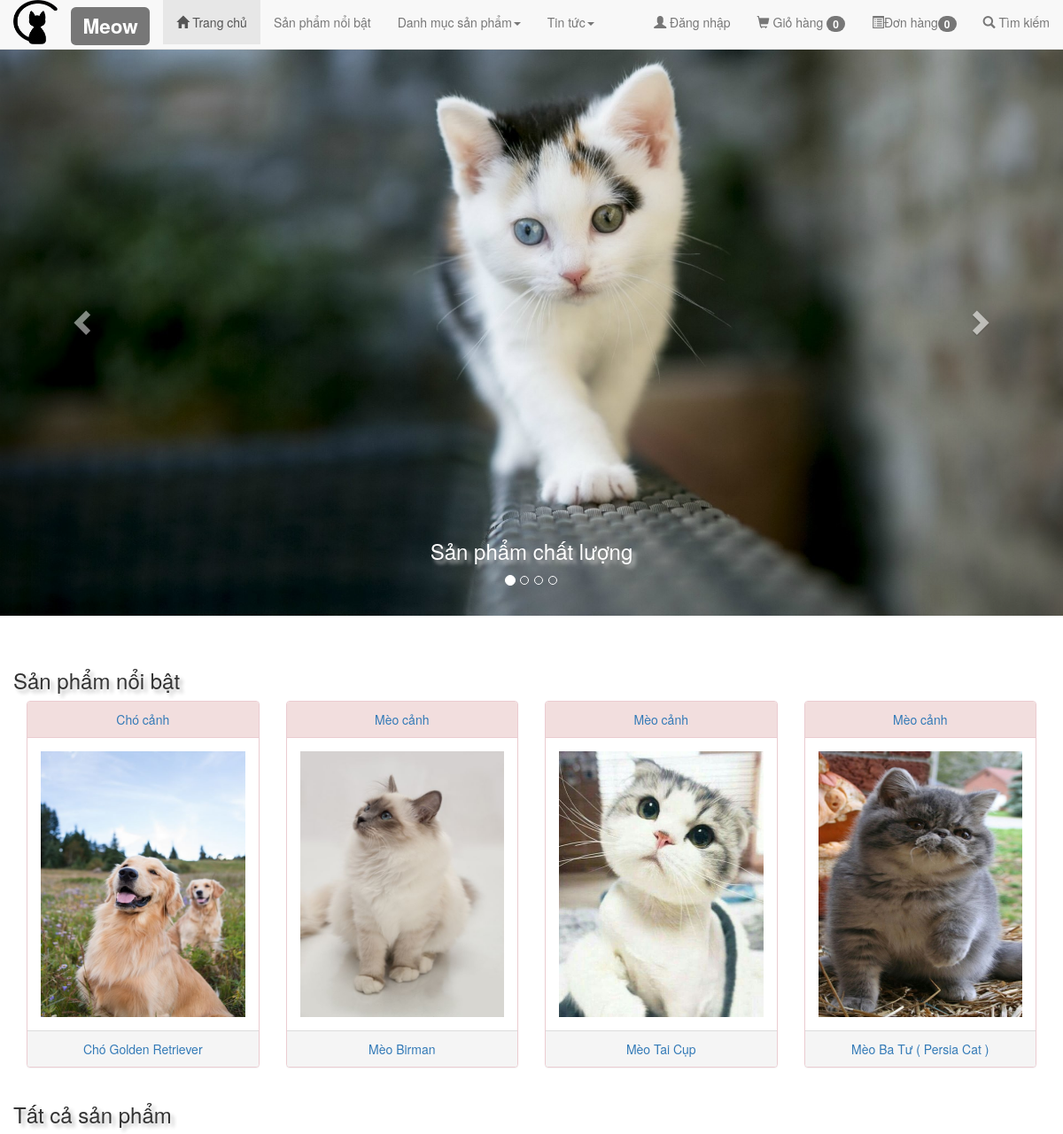
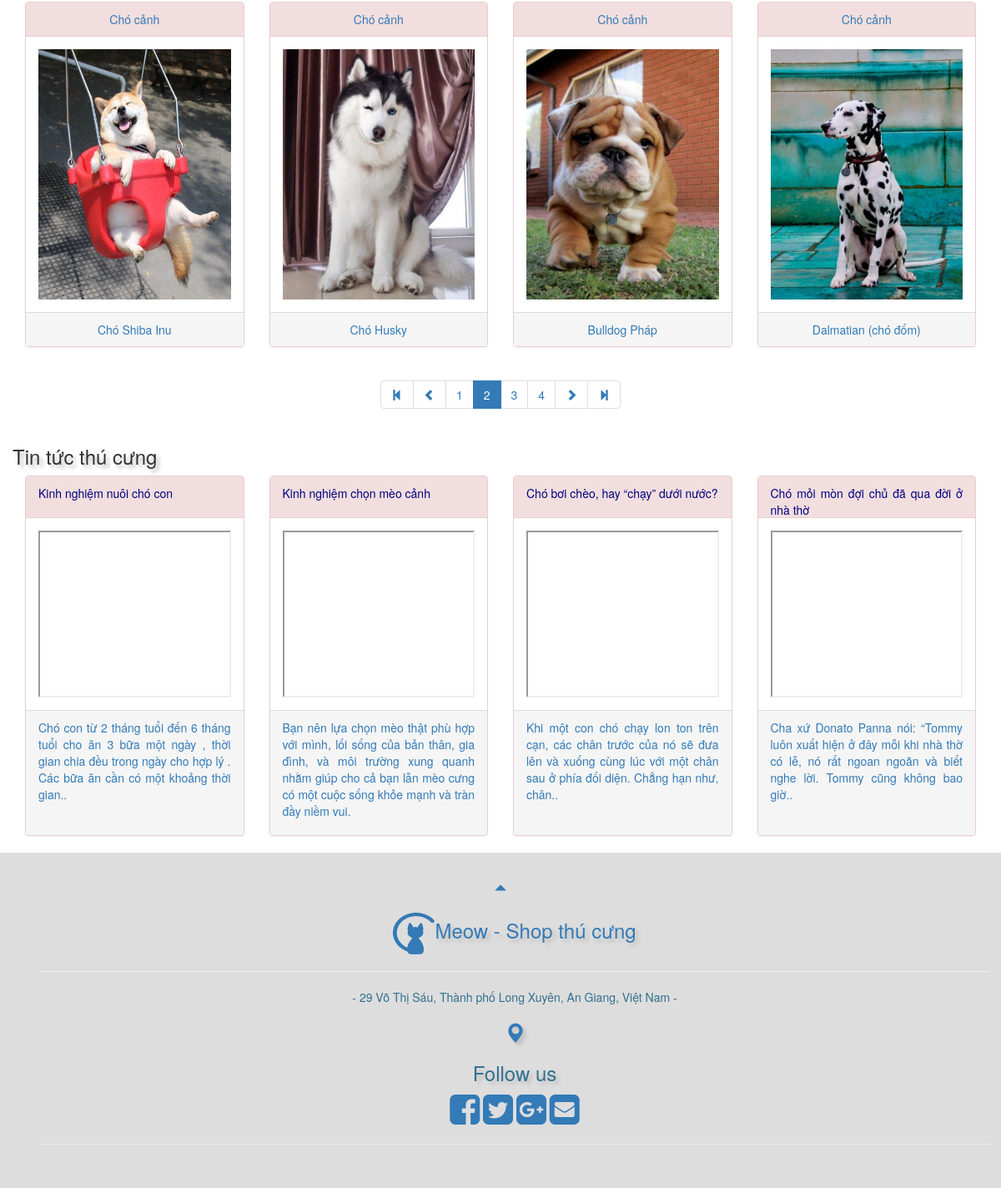
Screenshot of /?trang=2 with the database file from the repository (2 pictures, top to bottom).
### tables this page shows
CREATE TABLE `mathang` (
  `mahang` int(11) NOT NULL,
  `tenhang` varchar(255) NOT NULL,
  `mota` text NOT NULL,
  `giaban` decimal(10,0) NOT NULL,
  `soluong` int(11) NOT NULL DEFAULT '0',
  `hinhanh` varchar(255) NOT NULL DEFAULT '0',
  `luotxem` int(11) NOT NULL,
  `luotmua` int(11) NOT NULL,
  `madm` int(11) NOT NULL,
  `ngaythem` timestamp NOT NULL DEFAULT CURRENT_TIMESTAMP ON UPDATE CURRENT_TIMESTAMP,
  `ngaycapnhat` timestamp NOT NULL DEFAULT '0000-00-00 00:00:00'
);

CREATE TABLE `danhmuc` (
  `madm` int(11) NOT NULL,
  `tendm` varchar(50) NOT NULL
);

CREATE TABLE `baiviet` (
  `mabv` int(11) NOT NULL,
  `tieude` varchar(255) NOT NULL,
  `tomtat` text NOT NULL,
  `noidung` text NOT NULL,
  `ngaydang` timestamp NOT NULL DEFAULT CURRENT_TIMESTAMP ON UPDATE CURRENT_TIMESTAMP,
  `macd` int(11) NOT NULL,
  `mand` int(11) NOT NULL,
  `luotxem` int(11) NOT NULL,
  `quantrong` tinyint(4) NOT NULL,
  `kichhoat` tinyint(4) NOT NULL,
  `video` varchar(255) DEFAULT NULL
);

### public/model/mathang.php (called while the page is built, shortened)
<?php
class MATHANG_DB{
    public function demtongsomathang(){
        $dbcon = DATABASE::taoketnoi();
        try{
            $sql = "SELECT COUNT(*) FROM mathang";
            $cmd = $dbcon->prepare($sql);
            $cmd->execute();
            $ketqua = $cmd->fetchColumn();
            return $ketqua;
        }
        catch(PDOException $e){
            $error_message = $e->getMessage();
            include("../view/error.php");
            exit();
        }
    }
    public function laymathangnoibat(){
        $dbcon = DATABASE::taoketnoi();
        try{
            $sql = "SELECT * FROM mathang m, danhmuc d WHERE d.madm=m.madm ORDER BY luotxem DESC LIMIT 0, 4";
            $cmd = $dbcon->prepare($sql);
            $cmd->execute();
            $ketqua = $cmd->fetchAll();
            return $ketqua;
        }
        catch(PDOException $e){
            $error_message = $e->getMessage();
            include("../view/error.php");
            exit();
        }
    }
    public function laymathangphantrang($m, $n){
        $dbcon = DATABASE::taoketnoi();
        try{
            $sql = "SELECT * FROM mathang m, danhmuc d WHERE d.madm=m.madm ORDER BY mahang DESC LIMIT $m, $n";
            $cmd = $dbcon->prepare($sql);
            $cmd->execute();
            $ketqua = $cmd->fetchAll();
            return $ketqua;
        }
        catch(PDOException $e){
            $error_message = $e->getMessage();
            include("view/error.php");
            exit();
        }
    }
}
?>

### public/model/baiviet.php (called while the page is built, shortened)
<?php
	class BAIVIET_DB{
		public function laytatcabaiviet(){
        $dbcon = DATABASE::taoketnoi();
        try{
            $sql = "SELECT * FROM baiviet ORDER BY mabv DESC, quantrong DESC, kichhoat DESC limit 4";
            $cmd = $dbcon->prepare($sql);
            $cmd->execute();
            $ketqua = $cmd->fetchAll();
            return $ketqua;
        }
        catch(PDOException $e){
            $error_message = $e->getMessage();
            include("../view/error.php");
            exit();
        }
    }
}
?>

### public/main.php (the view, shortened to what this page needs)
<?php include("view/top.php"); ?>
<?php include("view/carousel.php"); ?>
<br><br>
<div class="container">
  <div class="row">
    <h3>Sản phẩm nổi bật</h3>
    <?php
    foreach($mathangnoibat as $m):
    ?>
    <div class="col-sm-3" style="text-align:center;">
      <div class="panel panel-danger">
        <div class="panel-heading">
          <a  style="color:00007f" href="?action=xemnhom&madm=<?php echo $m["madm"]; ?>">
          <?php echo $m["tendm"]; ?>
          </a>
        </div>
        <div class="panel-body"><a href="?action=xemchitiet&mahang=<?php echo $m["mahang"]; ?>"><img src="<?php echo $m["hinhanh"]; ?>" class="img-responsive" style="width:100%; height:300px;" alt="<?php echo $m["tenhang"]; ?>"></a>
        </div>
        <div class="panel-footer"><a href="?action=xemchitiet&mahang=<?php echo $m["mahang"]; ?>"><?php echo $m["tenhang"]; ?></a></div>
      </div>
    </div>
    <?php endforeach; ?>
  </div>
  <div class="row">
     <h3>Tất cả sản phẩm </h3>
    <?php
    foreach($mathang as $mh):
    ?>
    <div class="col-sm-3" style="text-align:center;">
      <div class="panel panel-danger">
        <div class="panel-heading">
          <a style="color:00007f" href="?action=xemnhom&madm=<?php echo $mh["madm"]; ?>">
          <?php echo $mh["tendm"]; ?>
          </a>
        </div>
        <div class="panel-body"><a href="?action=xemchitiet&mahang=<?php echo $mh["mahang"]; ?>"><img src="<?php echo $mh["hinhanh"]; ?>" class="img-responsive" style="width:100%; height:300px;" alt="<?php echo $mh["tenhang"]; ?>"></a>
        </div>
        <div class="panel-footer"><a href="?action=xemchitiet&mahang=<?php echo $mh["mahang"]; ?>"><?php echo $mh["tenhang"]; ?></a></div>
      </div>
    </div>
    <?php endforeach; ?>
  </div>
  <div class="row" align="center">
      <ul class="pagination">
    <li><a href="?trang=1"><span class="glyphicon glyphicon-step-backward"></span></a></li>
    <li><a href="?trang=<?php echo $tranghh-1; ?>"><span class="glyphicon glyphicon-chevron-left"></span></a></li>
    <?php
    for($i=1; $i<=$tongsotrang; $i++){
      if($i == $tranghh){
    ?>
        <li class="active"><span><?php echo $i; ?></span></li>
    <?php
      }
      else{
    ?>
      <li><a href="?trang=<?php echo $i; ?>#sptatca"><?php echo $i; ?></a></li>
    <?php
      }
    }
    ?>
    <li><a href="?trang=<?php echo $tranghh+1; ?>"><span class="glyphicon glyphicon-chevron-right"></span></a></li>
    <li><a href="?trang=<?php echo $tongsotrang; ?>"><span class="glyphicon glyphicon-step-forward"></span></a></li>
  </ul><br>
  </div>
  <div class="row">
    <h3>Tin tức thú cưng</h3>
    <?php
    foreach($baiviet as $bv):
    ?>
    <div class="col-sm-3" style="text-align:justify;">
      <div class="panel panel-danger">
        <div class="panel-heading" style="height:50px;">
          <a  style="color:#00007f" href="?action=xemnhom&madm=<?php echo $bv["tieude"]; ?>">
          <?php echo $bv["tieude"]; ?>
          </a>
        </div>
        <div class="panel-body"><a href="?action=xemchitiet&mahang=<?php echo $bv["mabv"]; ?>"><iframe src="<?php echo $bv["video"]; ?>" class="img-responsive" style="width:100%; height:200px;" alt="<?php echo $bv["tieude"]; ?>" allowfullscreen></iframe></a>
        </div>
        <div class="panel-footer" style="height:150px;"><a href="?action=xemchitiet&mahang=<?php echo $bv["mabv"]; ?>"><?php echo $bv["tomtat"]; ?></a></div>
      </div>
    </div>
    <?php endforeach; ?>
  </div>
</div>
<?php include("view/bottom.php"); ?>

### public/view/top.php (style rules this page uses)
h3 { text-shadow: 4px 4px 4px silver; }

### rows the page displays
mathang: madm.tendm "Chó cảnh", hinhanh (picture), tenhang "Chó Golden Retriever"
mathang: madm.tendm "Mèo cảnh", hinhanh (picture), tenhang "Mèo Birman"
mathang: madm.tendm "Mèo cảnh", hinhanh (picture), tenhang "Mèo Tai Cụp"
mathang: madm.tendm "Mèo cảnh", hinhanh (picture), tenhang "Mèo Ba Tư ( Persia Cat )"
mathang: madm.tendm "Chó cảnh", hinhanh (picture), tenhang "Chó Shiba Inu"
mathang: madm.tendm "Chó cảnh", hinhanh (picture), tenhang "Chó Husky"
mathang: madm.tendm "Chó cảnh", hinhanh (picture), tenhang "Bulldog Pháp"
mathang: madm.tendm "Chó cảnh", hinhanh (picture), tenhang "Dalmatian (chó đốm)"
baiviet: tieude "Kinh nghiệm nuôi chó con", tomtat "Chó con từ 2 tháng tuổi đến 6 tháng tuổi cho ăn 3 bữa một ngày , thời gian chia đều trong ngày cho hợp lý . Các bữa ăn cần có một khoảng thời gian.."
baiviet: tieude "Kinh nghiệm chọn mèo cảnh", tomtat "Bạn nên lựa chọn mèo thật phù hợp với mình, lối sống của bản thân, gia đình, và môi trường xung quanh nhằm giúp cho cả bạn lẫn mèo cưng có một cuộc sống khỏe mạnh và tràn đầy niềm vui."
baiviet: tieude "Chó bơi chèo, hay “chạy” dưới nước?", tomtat "Khi một con chó chạy lon ton trên cạn, các chân trước của nó sẽ đưa lên và xuống cùng lúc với một chân sau ở phía đối diện. Chẳng hạn như, chân.."
baiviet: tieude "Chó mỏi mòn đợi chủ đã qua đời ở nhà thờ", tomtat "Cha xứ Donato Panna nói: “Tommy luôn xuất hiện ở đây mỗi khi nhà thờ có lễ, nó rất ngoan ngoãn và biết nghe lời. Tommy cũng không bao giờ.."

### other values shown
demhangtronggio() "0"
